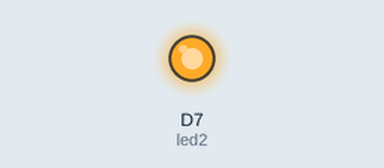
Recording of a sketch running on a simulated ESP8266 (NodeMCU). On the bench: output pins drawn as LEDs (lit = HIGH).

Above: at 0.15 s.
At 12.4 s:
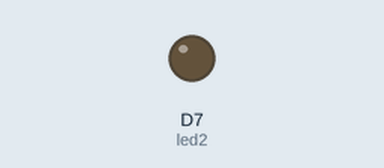
Timing chart, 0 to 17.2 s (numbered marks = the images above):
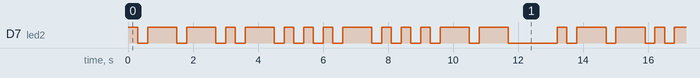

The sketch:

morse_code.ino
```cpp
// ------------
// Blink an LED
// ------------


int led2 = D7;


void setup() {

	// We are going to tell our device that D0 and D7 (which we named led1 and led2 respectively) are going to be output
	// (That means that we will be sending voltage to them, rather than monitoring voltage that comes from them)

	// It's important you do this here, inside the setup() function rather than outside it or in the loop function.

	pinMode(led2, OUTPUT);

}


void loop() {
    // A
	digitalWrite(led2, HIGH);
	delay(300);
	digitalWrite(led2, LOW);
	delay(300);
	digitalWrite(led2, HIGH);
	delay(900);
	digitalWrite(led2, LOW);
	delay(300);

	// N
	digitalWrite(led2, HIGH);
	delay(900);
	digitalWrite(led2, LOW);
	delay(300);
	digitalWrite(led2, HIGH);
	delay(300);
	digitalWrite(led2, LOW);
	delay(300);

    // D
    digitalWrite(led2, HIGH);
	delay(900);
	digitalWrite(led2, LOW);
	delay(300);
	digitalWrite(led2, HIGH);
	delay(300);
	digitalWrite(led2, LOW);
	delay(300);
	digitalWrite(led2, HIGH);
	delay(300);
	digitalWrite(led2, LOW);
	delay(300);

	// R
	digitalWrite(led2, HIGH);
	delay(300);
	digitalWrite(led2, LOW);
	delay(300);
	digitalWrite(led2, HIGH);
	delay(900);
	digitalWrite(led2, LOW);
	delay(300);
	digitalWrite(led2, HIGH);
	delay(300);
	digitalWrite(led2, LOW);
	delay(300);

	// E
	digitalWrite(led2, HIGH);
	delay(300);
	digitalWrite(led2, LOW);
	delay(300);

	// W
	digitalWrite(led2, HIGH);
	delay(300);
	digitalWrite(led2, LOW);
	delay(300);
	digitalWrite(led2, HIGH);
	delay(900);
	digitalWrite(led2, LOW);
	delay(300);
	digitalWrite(led2, HIGH);
	delay(900);
	digitalWrite(led2, LOW);
	delay(300);

	// End
	digitalWrite(led2, LOW);
	delay(1200);

	// And repeat!
}
```

Measured:
- by itself, D7 (led2): moves between LOW and HIGH, repeating every 13.2 s
- by itself, everything shown: repeats every 13.2 s, in 28 steps
